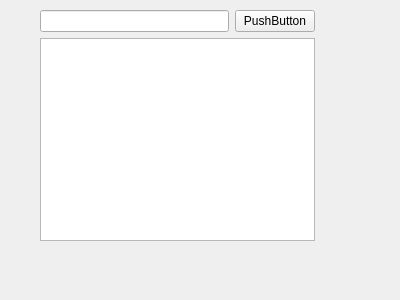
<?xml version="1.0" encoding="UTF-8"?>
<ui version="4.0">
 <class>Form</class>
 <widget class="QWidget" name="Form">
  <property name="geometry">
   <rect>
    <x>0</x>
    <y>0</y>
    <width>400</width>
    <height>300</height>
   </rect>
  </property>
  <property name="windowTitle">
   <string>Form</string>
  </property>
  <widget class="QWidget" name="">
   <property name="geometry">
    <rect>
     <x>40</x>
     <y>10</y>
     <width>275</width>
     <height>231</height>
    </rect>
   </property>
   <layout class="QVBoxLayout" name="verticalLayout">
    <item>
     <layout class="QHBoxLayout" name="horizontalLayout">
      <item>
       <widget class="QLineEdit" name="lineEdit"/>
      </item>
      <item>
       <widget class="QPushButton" name="pushButton">
        <property name="text">
         <string>PushButton</string>
        </property>
       </widget>
      </item>
     </layout>
    </item>
    <item>
     <widget class="QTextBrowser" name="textBrowser"/>
    </item>
   </layout>
  </widget>
 </widget>
 <resources/>
 <connections/>
</ui>
